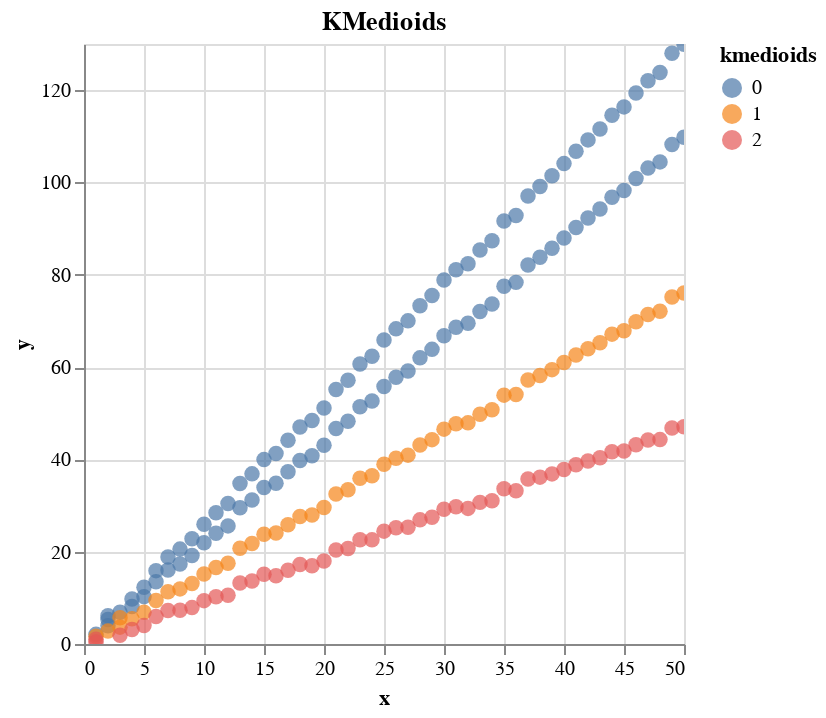

Notebook code cell kept with this figure:
### Code cell
beta_crop = beta_crop.rename(columns={col1: "x", col2: "y"})
tooltip = ['kmedioids']
chartclusters(beta_crop,"KMedioids","kmedioids:N",tooltip=tooltip)

### Figure 1 — Vega-Lite specification as saved in the notebook (floating-point values rounded to 4 significant figures; data arrays with more than 128 entries replaced by an {"elided": "..."} marker saying what was removed)
{"config": {"view": {"continuousWidth": 300, "continuousHeight": 300}}, "data": {"name": "data-a9613033d3f617e01a3c2f9d52e6217d"}, "mark": {"type": "circle", "size": 60}, "encoding": {"color": {"field": "kmedioids", "type": "nominal"}, "tooltip": [{"field": "kmedioids", "type": "quantitative"}], "x": {"field": "x", "type": "quantitative"}, "y": {"field": "y", "type": "quantitative"}}, "params": [{"name": "param_14", "select": {"type": "interval", "encodings": ["x", "y"]}, "bind": "scales"}], "title": "KMedioids", "$schema": "https://vega.github.io/schema/vega-lite/v5.16.3.json", "datasets": {"data-a9613033d3f617e01a3c2f9d52e6217d": {"elided": "200 records"}}}
